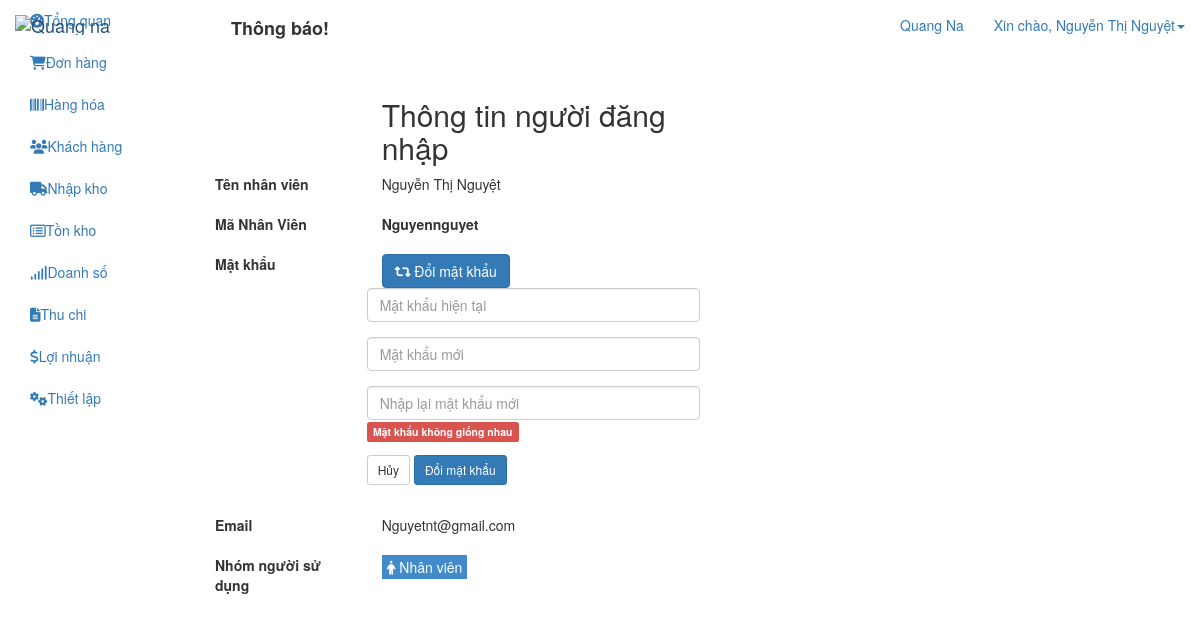
The page /index.php/backend/account (signed in) on the database its author committed.
### tables this page shows
CREATE TABLE `cms_users` (
  `id` int(10) UNSIGNED NOT NULL,
  `username` varchar(100) NOT NULL,
  `password` varchar(100) NOT NULL,
  `salt` varchar(255) NOT NULL,
  `email` varchar(120) NOT NULL,
  `display_name` varchar(120) NOT NULL,
  `user_status` tinyint(4) NOT NULL,
  `group_id` int(11) NOT NULL,
  `id_stock` int(11) NOT NULL,
  `created` datetime NOT NULL,
  `updated` datetime NOT NULL,
  `logined` datetime NOT NULL,
  `ip_logged` varchar(255) NOT NULL,
  `recode` varchar(255) NOT NULL,
  `code_time_out` varchar(255) NOT NULL
);

### application/controllers/backend/account.php (called while the page is built, shortened)
<?php if ( !defined( 'BASEPATH' ) ) exit( 'No direct script access allowed' );
class Account extends CI_Controller {
    private $auth;
    public function __construct() {
        $this->auth = $this->cms_authentication->check();
    }
    public function index() {
        $data[ 'seo' ][ 'title' ] = "Quang Na - Phần mềm quản lý";
        $data['data']['user'] = $this->auth;
        $data[ 'template' ] = 'backend/account/info';
        $this->load->view( 'backend/layout/index', isset( $data ) ? $data : null );
    }
}

### index.php (called while the page is built, shortened)
<?php
require_once BASEPATH.'core/CodeIgniter.php';

### application/libraries/cms_cookie.php (called while the page is built, shortened)
<?php  if ( ! defined('BASEPATH')) exit('No direct script access allowed');
class CMS_Cookie {
    public static function get( $name ) {
        return $_COOKIE[ $name ];
    }
    public static function decode( $cookie_val ){
        return base64_decode( substr( $cookie_val, 3 ) );
    }
}

### application/libraries/cms_authentication.php (called while the page is built, shortened)
<?php  if ( ! defined('BASEPATH')) exit('No direct script access allowed');
class CMS_authentication {
    private $CI;
    public function __construct(){
        $this->CI = & get_instance();
    }
    public function check() {
        if ( CMS_Cookie::exists( CMS_PREFIX . 'user_logged' ) ) {
            $cookie = CMS_Cookie::get( CMS_PREFIX . 'user_logged' );
            $cookie = json_decode( CMS_Cookie::decode( $cookie ), true );
            $user   = $this->CI->db->select( 'id,username,password,salt,display_name,email,group_id,id_stock' )->where( 'username', $cookie[ 'username' ] )->or_where( 'email', $cookie[ 'username' ] )->from( 'users' )->get()->row_array();
            $group = $this->CI->db->select( 'id, group_permission, group_name' )->where( 'id', $user['group_id'] )->from('users_group')->get()->row_array();
            if ( isset( $user ) && count( $user ) ) {
                if ( $user[ 'username' ] == $cookie[ 'username' ] && $user[ 'password' ] == $cookie[ 'password' ] && $user[ 'salt' ] == $cookie[ 'salt' ] ) {
                    return [ 'id' => $user[ 'id' ],
                        'username' => $user[ 'username' ],
                        'password' => $user[ 'password' ],
                        'salt' => $user[ 'salt' ],
                        'email' => $user[ 'email' ],
                        'display_name' => $user[ 'display_name' ],
                        'group_id' => $user[ 'group_id' ],
                        'group_name'  => $group['group_name'],
                        'group_permission' => json_decode( $group['group_permission'], true ),
                        'id_stock' => $user[ 'id_stock' ]
                    ];
                }
            }
        }
        return null;
    }
}

### application/views/backend/account/info.php (the view, shortened to what this page needs)
<div class="panel-action">
    <div class="row">
        <div class="customer-act act">
            <div class="col-md-4 col-md-offset-2">
                <div class="left-action text-left clearfix">
                    <h2>Thông tin người đăng nhập</h2>
                </div>
            </div>
            <div class="col-md-6">
            </div>
        </div>
    </div>
</div>
<div class="row account-info">
    <div class="col-md-6">
        <div class="form-horizontal">
            <div class="form-group">
                <div class="col-md-4">
                    <label for="name">Tên nhân viên</label>
                </div>
                <div class="col-md-8">
                    <span class=""><?php echo isset( $user ) ? $user[ 'display_name' ] : ''; ?></span>
                </div>
            </div>
            <div class="form-group">
                <div class="col-md-4">
                    <label for="name">Mã Nhân Viên</label>
                </div>
                <div class="col-md-8">
                    <strong><span class=""><?php echo isset( $user ) ? $user[ 'username' ] : ''; ?></span></strong>
                </div>
            </div>
            <div class="form-group">
                <div class="col-md-4">
                    <label for="name">Mật khẩu</label>
                </div>
                <div class="col-md-8 padd-0">
                    <button class="btn btn-primary btn-changepass"><i class="fa fa-retweet"></i> Đổi mật khẩu</button>
                    <div class="form-hide form-change-password">
                        <form action="" method="post" class="form-horizontal">
                            <div class="form-group">
                                <input type="text" class="form-control" name="data[password]" placeholder="Mật khẩu hiện tại">
                            </div>
                            <div class="form-group">
                                <input type="password" class="form-control newpassw" name="data[newpassw]" placeholder="Mật khẩu mới">
                            </div>
                            <div class="form-group">
                                <input type="password" class="form-control renewpassw" name="data[renewpassw]" placeholder="Nhập lại mật khẩu mới">
                                <span class="label label-danger arrowed-right">
                                    <span>Mật khẩu không giống nhau</span>
                                </span>
                            </div>
                            <div class="form-group">
                                <button type="reset"  class="btn btn-default btn-changep btn-sm">Hủy</button>
                                <button type="submit" name="change" class="btn btn-primary btn-sm btn-smf ">Đổi mật khẩu</button>
                            </div>
                        </form>
                    </div>
                </div>
            </div>
            <div class="form-group">
                <div class="col-md-4">
                    <label for="name">Email</label>
                </div>
                <div class="col-md-8">
                    <span class=""><?php echo isset( $user ) ? $user[ 'email' ] : ''; ?></span>
                </div>
            </div>
            <div class="form-group">
                <div class="col-md-4">
                    <label for="name">Nhóm người sử dụng</label>
                </div>
                <div class="col-md-8">
                    <?php echo '<span class="user_group" style="display: inline-block; color: #fff; background: #428BCA; padding: 2px 5px;"><i class="fa fa-male"></i> '. $user['group_name'] . '</span>'; ?>
                </div>
            </div>
        </div>
    </div>
</div>

### application/views/backend/common/header.php (shortened to what this page needs)
<nav id="navbar-container" class="navbar navbar- navbar-fixed-top">
    <div class="container-fluid">
        <div class="navbar-header">
            <a class="navbar-brand" href="#"><img src="public/templates/backend/images/logoqn.png" alt="Quang na" class="img-responsive"></a>
        </div>
        <div class="collapse navbar-collapse" id="bs-example-navbar-collapse-1">
            <ul class="nav navbar-nav navbar-right">
                <li><a href="#">Quang Na</a></li>
                <li class="dropdown user-profile">
                    <a href="#" class="dropdown-toggle" data-toggle="dropdown" role="button" aria-haspopup="true" aria-expanded="false"><span class="hello">Xin chào, </span><?php echo ( isset( $user ) ) ?
                            $user[ 'display_name' ] : $user[ 'username' ]; ?><span class="caret"></span></a>
                </li>
            </ul>
        </div>
    </div>
</nav>

### rows shown on the page
cms_users: display_name "Nguyễn Thị Nguyệt", username "Nguyennguyet", email "Nguyetnt@gmail.com"

### other values the page prints
$user['group_name'] "Nhân viên"
